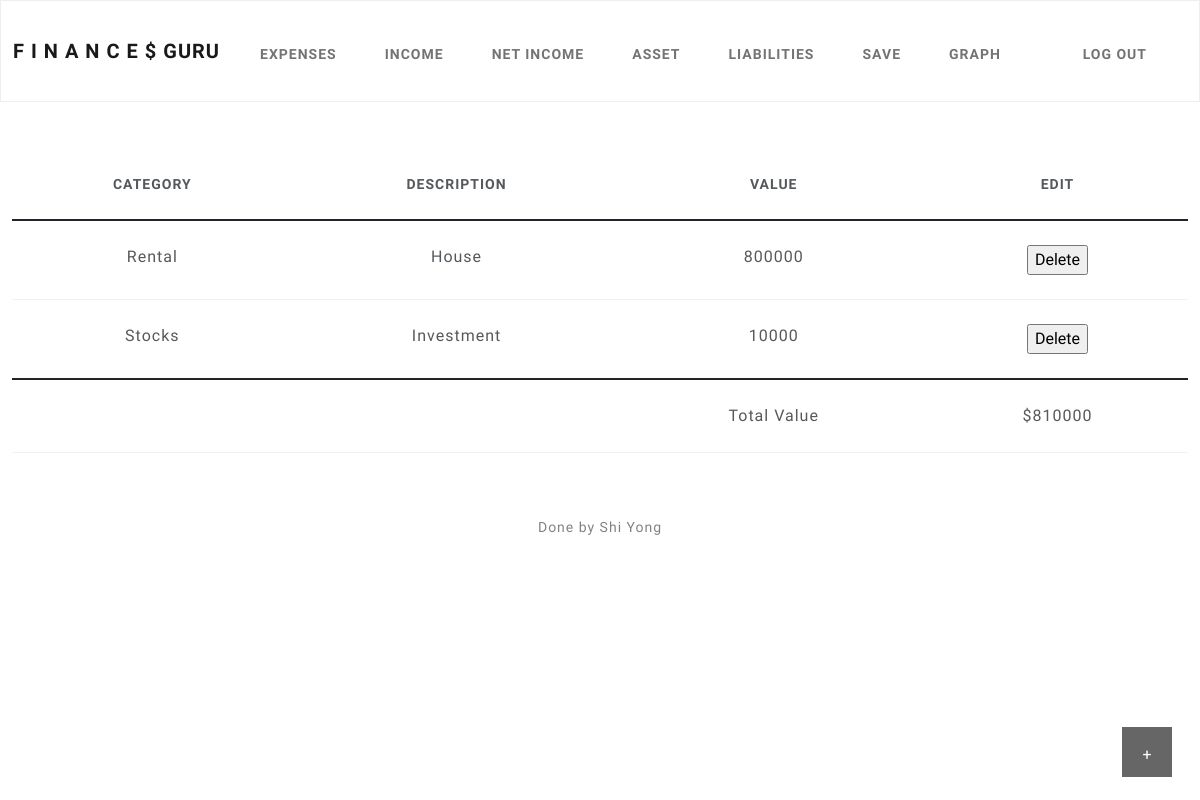
Screenshot of /asset (signed in) with the database file from the repository.
### tables this page shows
CREATE TABLE "Asset" (
	"A_id"	INTEGER,
	"Category"	TEXT,
	"Description"	TEXT,
	"Value"	INTEGER,
	"id"	INTEGER NOT NULL,
	FOREIGN KEY("id") REFERENCES "users"("id"),
	PRIMARY KEY("A_id" AUTOINCREMENT)
);

### app.py (the view)
@app.route("/asset", methods=["GET", "POST"])
@login_required
def asset():
    if request.method == "POST":
        Description = request.form.get('Description')
        value = request.form.get('value')
        Category = request.form.get('Category')
        if Description:
            db.execute("INSERT INTO Asset (id, Description,Value,Category) VALUES(?, ?, ?, ?)", session["user_id"], Description,value,Category)
        Delete = request.form.get('Delete')
        if Delete != None:
            db.execute("DELETE FROM Asset WHERE A_id = ? AND id = ?",Delete,session["user_id"])
        total = db.execute("SELECT SUM(Value) FROM Asset WHERE id = ?", session["user_id"])
        total = total[0]['SUM(Value)']
        if total == None:
            total = 0
        LIST = db.execute("SELECT * FROM Asset WHERE id = ? ORDER BY Value DESC", session["user_id"])
        return render_template('asset.html',LIST=LIST,total = total)
    else:
        total = db.execute("SELECT SUM(Value) FROM Asset WHERE id = ?", session["user_id"])
        total = total[0]['SUM(Value)']
        if total == None:
            total = 0
        LIST = db.execute("SELECT * FROM Asset WHERE id = ? ORDER BY Value DESC", session["user_id"])
        return render_template('asset.html',LIST=LIST,total = total)

### app.py (called while the page is built)
@app.after_request
def after_request(response):
    response.headers["Cache-Control"] = "no-cache, no-store, must-revalidate"
    response.headers["Expires"] = 0
    response.headers["Pragma"] = "no-cache"
    return response

### helpers.py (called while the page is built)
def login_required(f):
    @wraps(f)
    def decorated_function(*args, **kwargs):
        if session.get("user_id") is None:
            return redirect("/login")
        return f(*args, **kwargs)
    return decorated_function

### templates/asset.html (shortened to what this page needs)
{% extends "layout.html" %}
{% block main %}
<button class="open-button" onclick="openForm()">+</button>
  <table class="table" style="margin-left:auto;margin-right:auto;">
        <thead class="thead-dark">
            <tr>
                <th scope="col">Category</th>
                <th scope="col">Description</th>
                <th scope="col">Value</th>
                <th>Edit</th>
            </tr>
        </thead>
        <tbody>
            {% for row in LIST %}
                <tr>
                    <td>{{row['Category']}}</td>
                    <td>{{row['Description']}}</td>
                    <td>{{row['Value']}}</td>
                    <td>
                    <form action="/asset" method="post">
                       <input type="submit" value="Delete" >
                   </form>
                    </td>
                </tr>
            {% endfor %}
        </tbody>
        <tfoot>
                <tr>
                    <td></td>
                    <td></td>
                    <td>Total Value</td>
                    <td >${{ total }}</td>
                </tr>
        </tfoot>
    </table>
{% endblock %}

### templates/asset.html (style rules this page uses)
body * { box-sizing: border-box; }
.open-button { background-color: black; color: white; padding: 16px 20px; border: none; cursor: pointer; opacity: 0.6; position: fixed; bottom: 23px; right: 28px; width: 50px; height: 50px; text-align: center; }

### rows the page displays
Asset: Category "Rental", Description "House", Value "800000"
Asset: Category "Stocks", Description "Investment", Value "10000"

### other values shown
{{ total }} "810000"
